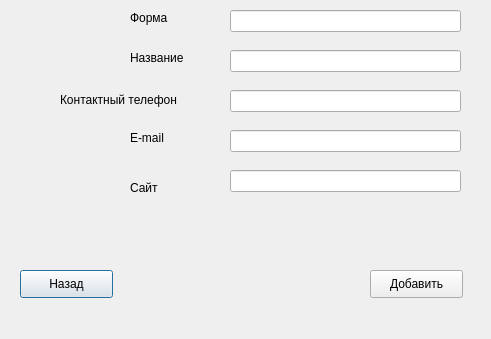
<?xml version="1.0" encoding="UTF-8"?>
<ui version="4.0">
 <class>addcompany</class>
 <widget class="QDialog" name="addcompany">
  <property name="geometry">
   <rect>
    <x>0</x>
    <y>0</y>
    <width>491</width>
    <height>339</height>
   </rect>
  </property>
  <property name="windowTitle">
   <string>Dialog</string>
  </property>
  <widget class="QPushButton" name="pushButton">
   <property name="geometry">
    <rect>
     <x>20</x>
     <y>270</y>
     <width>93</width>
     <height>28</height>
    </rect>
   </property>
   <property name="text">
    <string>Назад</string>
   </property>
  </widget>
  <widget class="QPushButton" name="pushButton_2">
   <property name="geometry">
    <rect>
     <x>370</x>
     <y>270</y>
     <width>93</width>
     <height>28</height>
    </rect>
   </property>
   <property name="text">
    <string>Добавить</string>
   </property>
  </widget>
  <widget class="QLineEdit" name="forma">
   <property name="geometry">
    <rect>
     <x>230</x>
     <y>10</y>
     <width>231</width>
     <height>22</height>
    </rect>
   </property>
  </widget>
  <widget class="QLineEdit" name="name">
   <property name="geometry">
    <rect>
     <x>230</x>
     <y>50</y>
     <width>231</width>
     <height>22</height>
    </rect>
   </property>
  </widget>
  <widget class="QLineEdit" name="phone">
   <property name="geometry">
    <rect>
     <x>230</x>
     <y>90</y>
     <width>231</width>
     <height>22</height>
    </rect>
   </property>
  </widget>
  <widget class="QLineEdit" name="mail">
   <property name="geometry">
    <rect>
     <x>230</x>
     <y>130</y>
     <width>231</width>
     <height>22</height>
    </rect>
   </property>
  </widget>
  <widget class="QLineEdit" name="sait">
   <property name="geometry">
    <rect>
     <x>230</x>
     <y>170</y>
     <width>231</width>
     <height>22</height>
    </rect>
   </property>
  </widget>
  <widget class="QLabel" name="label">
   <property name="geometry">
    <rect>
     <x>130</x>
     <y>10</y>
     <width>55</width>
     <height>16</height>
    </rect>
   </property>
   <property name="text">
    <string>Форма</string>
   </property>
  </widget>
  <widget class="QLabel" name="label_2">
   <property name="geometry">
    <rect>
     <x>130</x>
     <y>50</y>
     <width>61</width>
     <height>16</height>
    </rect>
   </property>
   <property name="text">
    <string>Название</string>
   </property>
  </widget>
  <widget class="QLabel" name="label_3">
   <property name="geometry">
    <rect>
     <x>60</x>
     <y>90</y>
     <width>141</width>
     <height>20</height>
    </rect>
   </property>
   <property name="text">
    <string>Контактный телефон</string>
   </property>
  </widget>
  <widget class="QLabel" name="label_4">
   <property name="geometry">
    <rect>
     <x>130</x>
     <y>130</y>
     <width>55</width>
     <height>16</height>
    </rect>
   </property>
   <property name="text">
    <string>E-mail</string>
   </property>
  </widget>
  <widget class="QLabel" name="label_5">
   <property name="geometry">
    <rect>
     <x>130</x>
     <y>180</y>
     <width>55</width>
     <height>16</height>
    </rect>
   </property>
   <property name="text">
    <string>Сайт</string>
   </property>
  </widget>
 </widget>
 <resources/>
 <connections/>
</ui>
